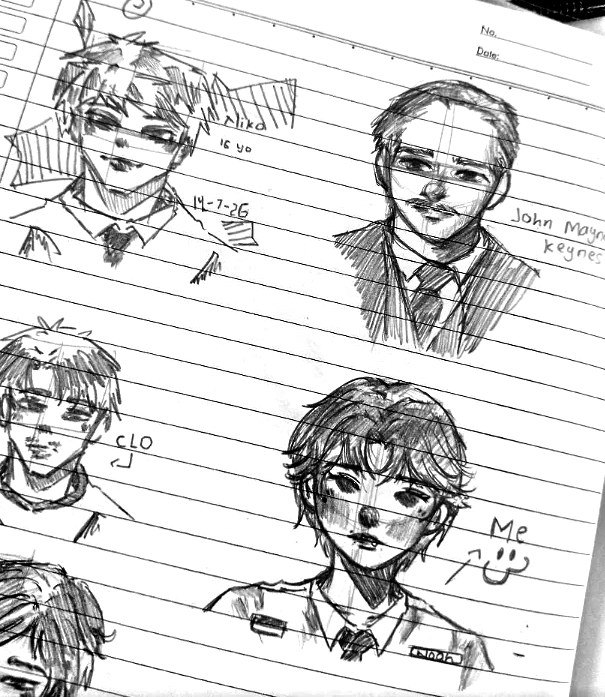
#> input picture seed/media/aiko-keynes-me.jpg, 605 x 697 px
$ python -i clean_photo.py   (imports and definitions only)
#> lines starting #> are read from the running program, lines starting #| are printed output that depends on the picture
#> further down, picture is the input picture: PIL image 605x697 L; min 0, max 255, mean 213.4
"""Turns a phone photo of a notebook page into a clean, white page.

Until the dashboard does this in the browser, use it to prepare new drawings:
    python3 scripts/clean_photo.py photo.jpg seed/media/my-drawing.jpg [left top right bottom]

The optional box crops the page first (pixels). Needs Pillow and NumPy.
"""
import sys

import numpy as np
from PIL import Image, ImageFilter


def clean(img: Image.Image) -> Image.Image:
    gray = img.convert('L')
    # Estimate the paper (strokes removed, lighting smoothed) and divide it out:
    # shadows, uneven light and the phone's yellow tint disappear, the paper turns white.
    paper = gray.filter(ImageFilter.MaxFilter(15)).filter(ImageFilter.GaussianBlur(18))
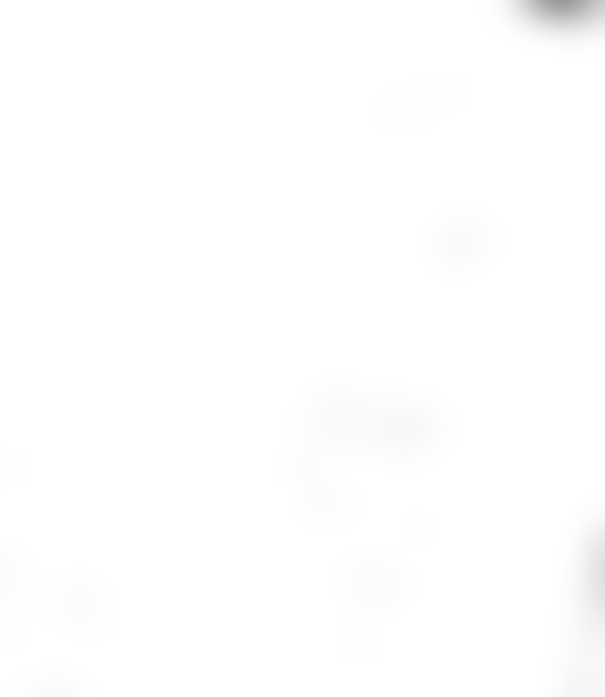
#> paper: PIL image 605x697 L; min 153, max 255, mean 254.2
    a = np.asarray(gray, dtype=np.float32)
    b = np.maximum(np.asarray(paper, dtype=np.float32), 1)
    n = np.clip(a / b, 0, 1)
    # Levels: deepen the graphite a little so light sketches still read.
    lo, hi = min(0.55, float(np.percentile(n, 0.7))), 0.93
#> lo = 0.00797; hi = 0.93
    n = np.clip((n - lo) / (hi - lo), 0, 1) ** 1.25
    return Image.fromarray((n * 255).astype(np.uint8))


# [8 lines not run here, left out]

>>> from PIL import Image
>>> picture = Image.open('../seed/media/aiko-keynes-me.jpg')
>>> result = clean(picture)

$ run again, on seed/media/face-anshika.jpg
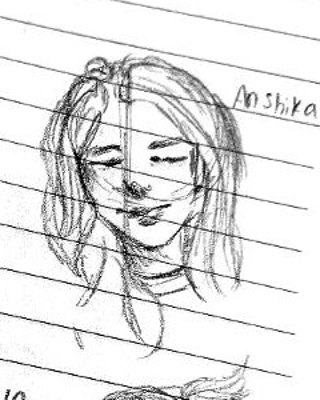
#> input picture seed/media/face-anshika.jpg, 320 x 400 px
#> picture is the input picture: PIL image 320x400 L; min 0, max 255, mean 226.9
#> lo = 0.145; hi = 0.93
#> in clean, `n = np.clip((n - lo) / (hi - lo), 0, 1) ** 1.25`:
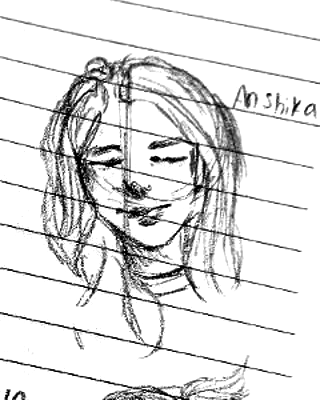
#> n: shape (400, 320) float32; min 0, max 1, mean 0.88

$ run again, on seed/media/face-johndenver.jpg
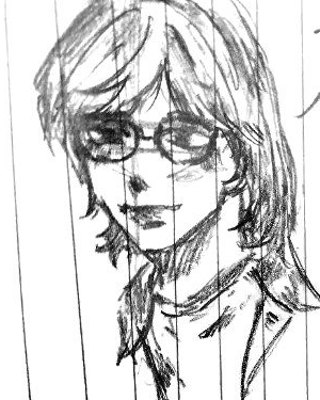
#> input picture seed/media/face-johndenver.jpg, 320 x 400 px
#> picture is the input picture: PIL image 320x400 L; min 0, max 255, mean 210.1
#> lo = 0.0787; hi = 0.93
#> in clean, `n = np.clip((n - lo) / (hi - lo), 0, 1) ** 1.25`:
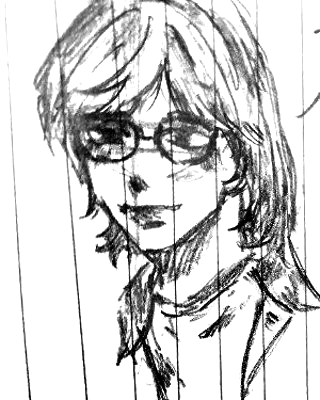
#> n: shape (400, 320) float32; min 0, max 1, mean 0.811

$ run again, on seed/media/face-keynes.jpg
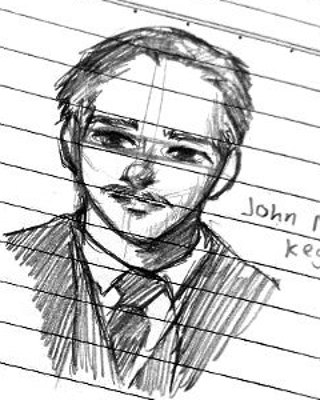
#> input picture seed/media/face-keynes.jpg, 320 x 400 px
#> picture is the input picture: PIL image 320x400 L; min 0, max 255, mean 199.9
#> in clean, `paper = gray.filter(ImageFilter.MaxFilter(15)).filter(ImageFilter.Gaus..`:
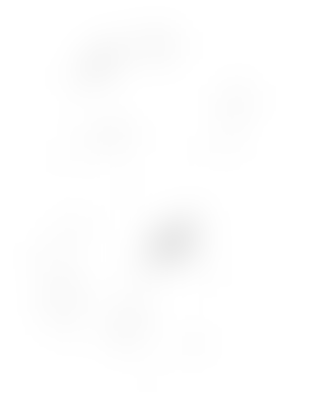
#> paper: PIL image 320x400 L; min 234, max 255, mean 253.6
#> lo = 0.0353; hi = 0.93
